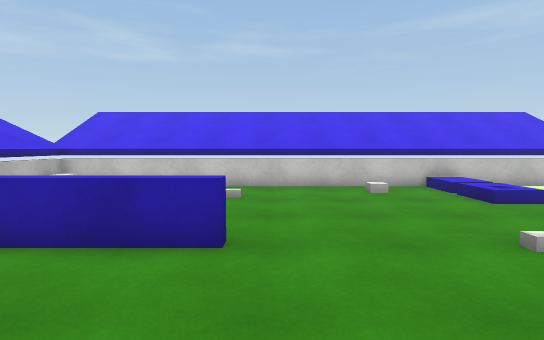
view 1 (above)

12 first-person views from a walk through a 3-D level made in the Unity game engine. The camera is 1.4 m above the floor, tilts 4° down and sees 80° across. The floor is counted in squares, 1 m on a side. Each view is taken from the middle of a square. On the plan, view 1 faces up. The plan holds only what a view shows up to about 15 squares ahead; the rest is blank. The player character is not drawn. Surface patterns are stand-ins for the level's own textures.

view 2
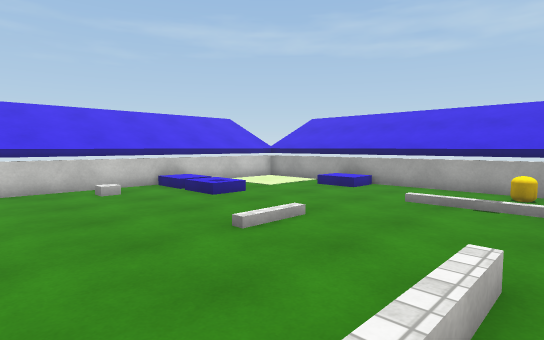

view 3
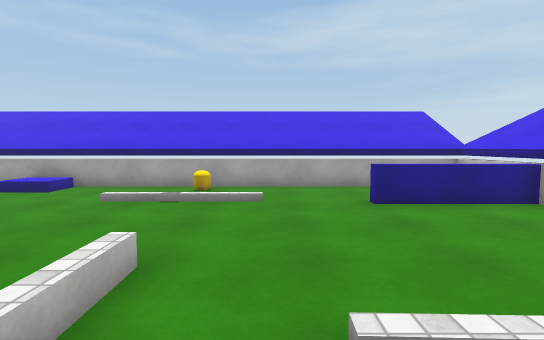

view 4
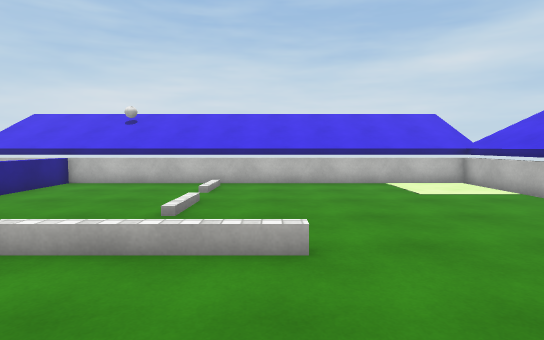

view 5
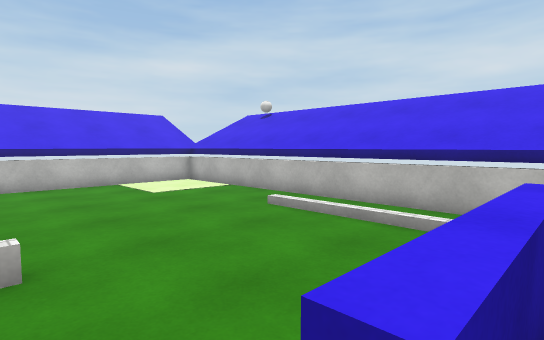

view 6
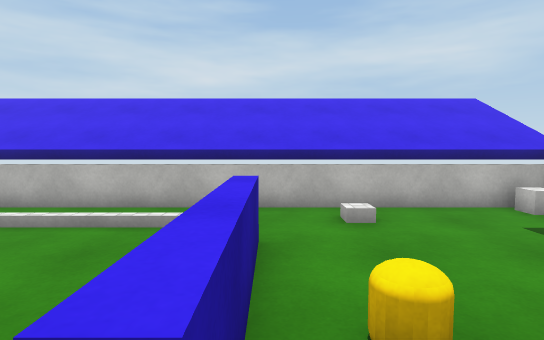

view 7
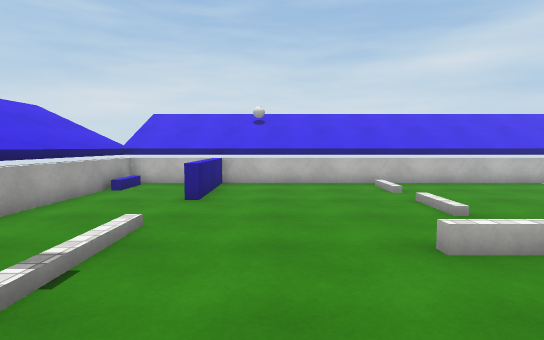

view 8
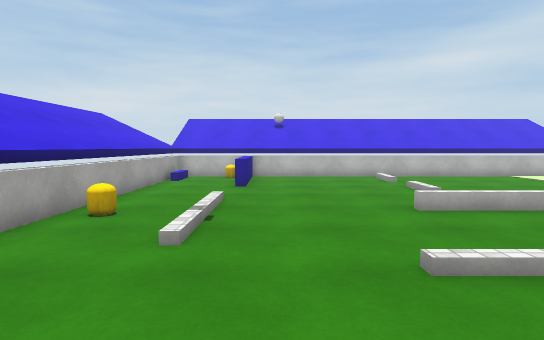

view 9
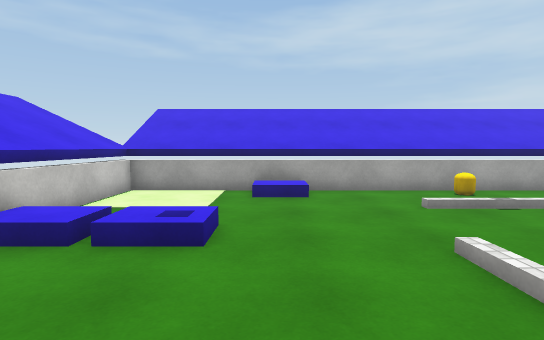

view 10
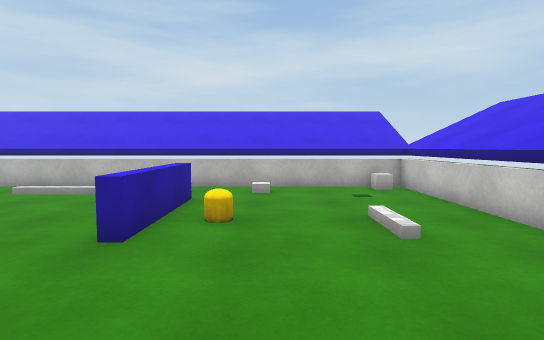

view 11
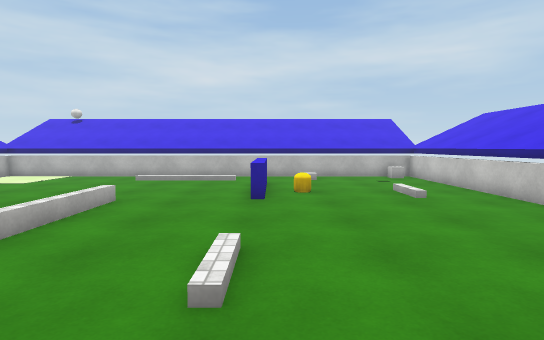

view 12
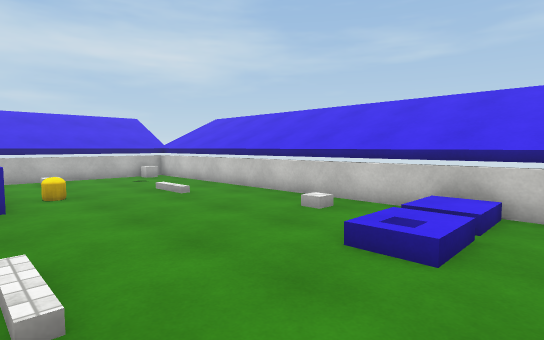

### Floor plan
Key: @ floor where view 1 was taken; . main floor; : floor 0.25 m higher than the main floor; / step, stairs or slope; = window, fence, low wall or low ledge; ^ raised ledge; C capsule; O other object.
Columns run from 8 left of view 1 to 13 right of it. Each row starts with its distance up from view 1.
 13  ^^^^^^^^^^^^^^^^^^^^
 12 ^^^^^^^^^^^^^^^^^^^^^^
 11 ^.............:.....^^
 10 ^............./.....^^
  9 ^.....//......:.....^^
  8 ^............./.....^^
  7 ^..................O^^
  6 ^.....C............O^^
  5 ^..=====............^
  4 ^...................^
  3 ^...................^
  2 ^...................^
  1 ^.................CC^
  0 ^.......@ ..........^
 -1 ^...................^
 -2 ^........./.........^
 -3 ^........./.........^
 -4 ^...............=...^
 -5 ^........./.....=...^
 -6 ^........./.....=..O^
 -7 ^........./.....= .O^
 -8 ^^^^^^^^^^^^^^^^^^^^^
 -9  ^^^                ^

Positions as (right, up) in squares from view 1, and headings:
1: (0, 0), facing up
2: (0, 0), facing up-right
3: (0, -1), facing right
4: (0, 5), facing down
5: (0, 5), facing down-left
6: (0, 5), facing left
7: (6, 5), facing down
8: (7, 8), facing down
9: (1, 7), facing right
10: (4, 7), facing left
11: (8, 5), facing left
12: (8, 4), facing up-left
